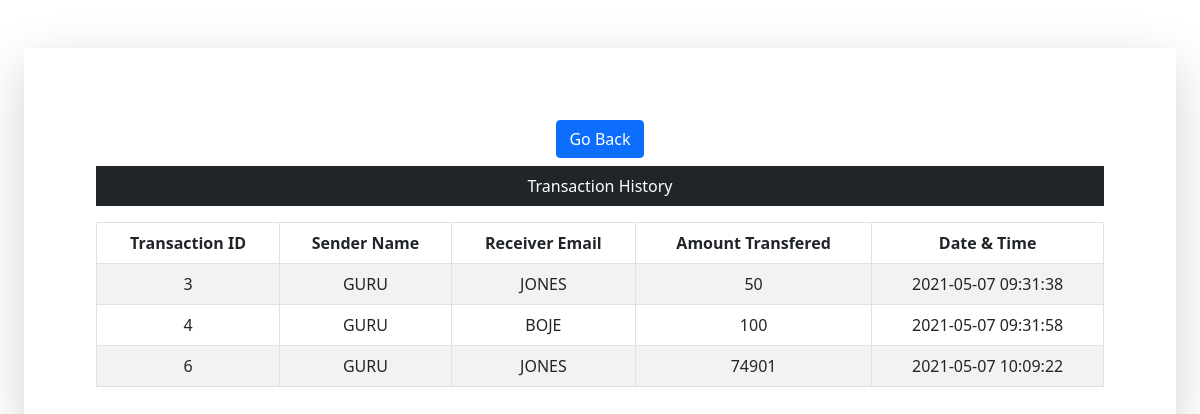
The page /transaction_history.php?cid=GURU on the database its author committed.
### tables this page shows
CREATE TABLE `transaction_tb` (
  `transaction_id` int(11) NOT NULL,
  `sender` varchar(60) NOT NULL,
  `receiver` varchar(60) NOT NULL,
  `balance` bigint(100) NOT NULL,
  `date_time` timestamp NOT NULL DEFAULT CURRENT_TIMESTAMP
);

### transaction_history.php (the view, shortened to what this page needs)
<?php
include('dbConnection.php');
?>
<!DOCTYPE html>
<html lang="en">
<head>
    <link rel="stylesheet" href="css/bootstrap.min.css">
    <link rel="stylesheet" href="css/all.min.css">
</head>
<body>
<div class="mx-4 shadow-lg p-4 mt-5 mb-5">
  <div class="mx-5 mt-5 text-center">
  <div class="form-group mb-2">
    <a class="btn btn-primary" href="customer.php">Go Back</a>
  </div>
      <div class="table-responsive">
        <p class="bg-dark text-white text-center p-2">Transaction History</p>
          <table class="col-md-12 table table-striped table-bordered table-fixed">
            <thead>
              <tr>
                <th scope="col">Transaction ID</th>
                <th scope="col">Sender Name</th>
                <th scope="col">Receiver Email</th>
                <th scope="col">Amount Transfered</th>
                <th scope="col">Date & Time</th>
              </tr>
            </thead>
            <tbody>
              <tr>
              <?php
              $sid = $_GET['cid'];
                $sql = "SELECT * FROM transaction_tb WHERE sender = '$sid' ";
                $result = mysqli_query($conn,$sql);
                if($result->num_rows > 0) {
                while ($row = mysqli_fetch_object($result)) { ?>
                  <td><?php echo $row->transaction_id ?></td>
                  <td><?php echo $row->sender ?></td>
                  <td><?php echo $row->receiver ?></td>
                  <td><?php echo $row->balance ?></td>
                  <td><?php echo $row->date_time ?></td>
              </tr>
            <?php }
              } else {
                echo '<div class="alert alert-warning alert-dismissible fade show" role="alert">
                <strong>Ohhhh!</strong> No transaction has been made yet!
                <button type="button" class="btn-close" data-bs-dismiss="alert" aria-label="Close"></button>
                </div>';
              }
            ?>
          </tbody>
        </table>
      </div>
  </div>
</div>
</body>
</html>

### rows shown on the page
transaction_tb: transaction_id "3", sender "GURU", receiver "JONES", balance "50", date_time "2021-05-07 09:31:38"
transaction_tb: transaction_id "4", sender "GURU", receiver "BOJE", balance "100", date_time "2021-05-07 09:31:58"
transaction_tb: transaction_id "6", sender "GURU", receiver "JONES", balance "74901", date_time "2021-05-07 10:09:22"
